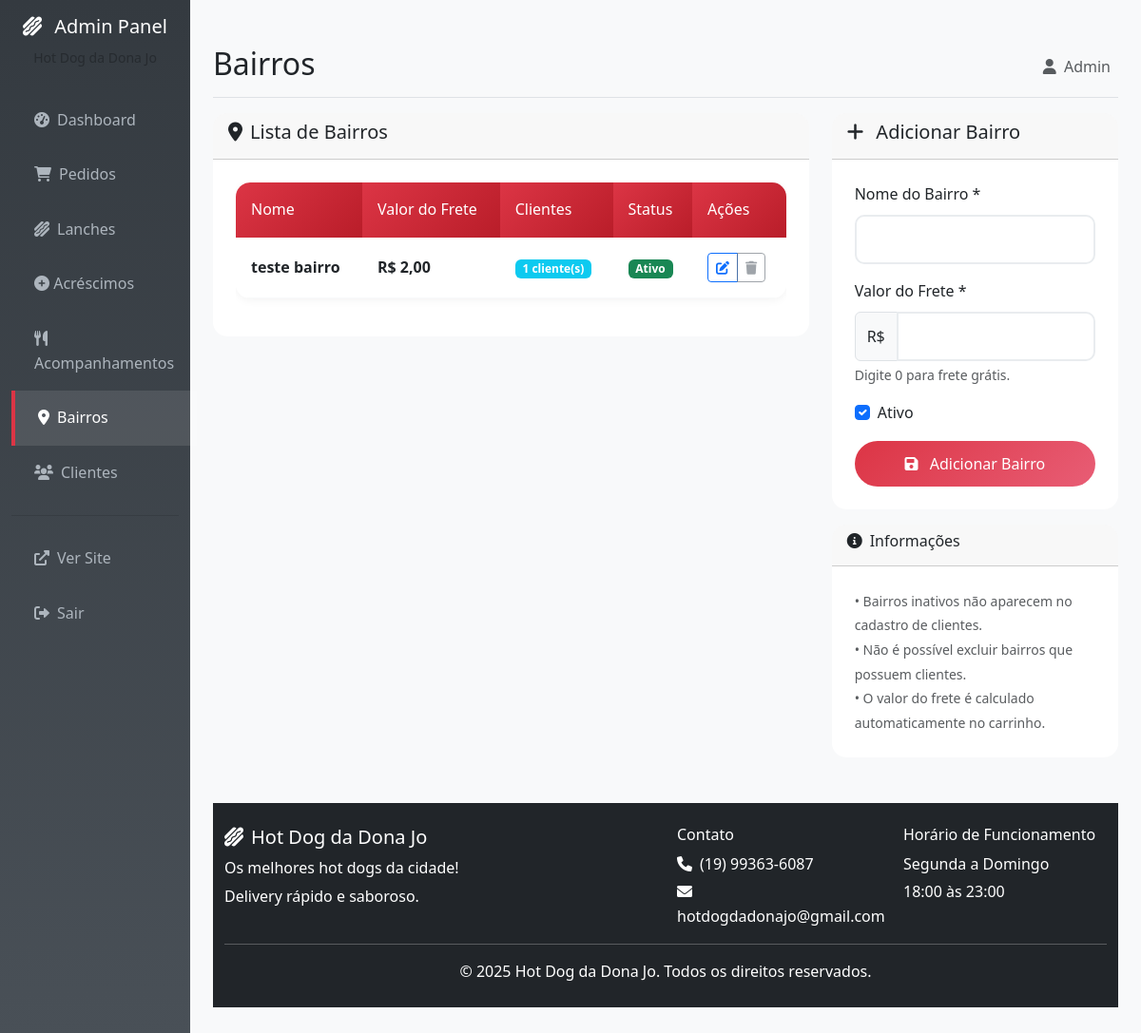
/admin/bairros.php (signed in), run on the app's committed database.
### tables this page shows
CREATE TABLE `bairros` (
  `id` int(11) NOT NULL,
  `nome` varchar(100) NOT NULL,
  `valor_frete` decimal(10,2) NOT NULL DEFAULT 0.00,
  `ativo` tinyint(1) DEFAULT 1,
  `created_at` datetime DEFAULT current_timestamp()
);

### includes/functions.php (called while the page is built, shortened)
<?php
function formatPrice($price) {
    return 'R$ ' . number_format($price, 2, ',', '.');
}
?>

### admin/bairros.php (the view, shortened to what this page needs)
<?php
include 'includes/auth.php';
$stmt = $pdo->query("
    SELECT b.*, COUNT(c.id) as total_clientes
    FROM bairros b
    LEFT JOIN clientes c ON b.id = c.bairro_id
    GROUP BY b.id
    ORDER BY b.nome
");
$bairros = $stmt->fetchAll();
$editing_bairro = null;
?>
<div class="row">
    <div class="col-lg-8">
        <div class="card">
            <div class="card-header">
                <h5><i class="fas fa-map-marker-alt me-2"></i>Lista de Bairros</h5>
            </div>
            <div class="card-body">
                <?php if (empty($bairros)): ?>
                <p class="text-muted text-center">Nenhum bairro cadastrado</p>
                <?php else: ?>
                <div class="table-responsive">
                    <table class="table">
                        <thead>
                            <tr>
                                <th>Nome</th>
                                <th>Valor do Frete</th>
                                <th>Clientes</th>
                                <th>Status</th>
                                <th>Ações</th>
                            </tr>
                        </thead>
                        <tbody>
                            <?php foreach ($bairros as $bairro): ?>
                            <tr>
                                <td>
                                    <strong><?= htmlspecialchars($bairro['nome']) ?></strong>
                                </td>
                                <td>
                                    <strong><?= formatPrice($bairro['valor_frete']) ?></strong>
                                </td>
                                <td>
                                    <span class="badge bg-info"><?= $bairro['total_clientes'] ?> cliente(s)</span>
                                </td>
                                <td>
                                    <span class="badge <?= $bairro['ativo'] ? 'bg-success' : 'bg-secondary' ?>">
                                        <?= $bairro['ativo'] ? 'Ativo' : 'Inativo' ?>
                                    </span>
                                </td>
                                <td>
                                    <div class="btn-group" role="group">
                                        <a href="?edit=<?= $bairro['id'] ?>" class="btn btn-sm btn-outline-primary">
                                            <i class="fas fa-edit"></i>
                                        </a>
                                        <?php if ($bairro['total_clientes'] == 0): ?>
                                        <button type="button" class="btn btn-sm btn-outline-danger"
                                                onclick="deleteBairro(<?= $bairro['id'] ?>)">
                                            <i class="fas fa-trash"></i>
                                        </button>
                                        <?php else: ?>
                                        <button type="button" class="btn btn-sm btn-outline-secondary"
                                                title="Não é possível excluir bairro com clientes" disabled>
                                            <i class="fas fa-trash"></i>
                                        </button>
                                        <?php endif; ?>
                                    </div>
                                </td>
                            </tr>
                            <?php endforeach; ?>
                        </tbody>
                    </table>
                </div>
                <?php endif; ?>
            </div>
        </div>
    </div>
    <div class="col-lg-4">
        <div class="card">
            <div class="card-header">
                <h5>
                    <i class="fas fa-<?= $editing_bairro ? 'edit' : 'plus' ?> me-2"></i>
                    <?= $editing_bairro ? 'Editar' : 'Adicionar' ?> Bairro
                </h5>
            </div>
            <div class="card-body">
                <form method="POST" class="needs-validation" novalidate>
                    <div class="mb-3">
                        <label for="nome" class="form-label">Nome do Bairro *</label>
                        <input type="text" class="form-control" id="nome" name="nome"
                               value="<?= htmlspecialchars($editing_bairro['nome'] ?? '') ?>" required>
                    </div>
                    <div class="mb-3">
                        <label for="valor_frete" class="form-label">Valor do Frete *</label>
                        <div class="input-group">
                            <span class="input-group-text">R$</span>
                            <input type="number" class="form-control" id="valor_frete" name="valor_frete"
                                   step="0.01" min="0"
                                   value="<?= $editing_bairro['valor_frete'] ?? '' ?>" required>
                        </div>
                        <div class="form-text">Digite 0 para frete grátis.</div>
                    </div>
                    <div class="mb-3">
                        <div class="form-check">
                            <input class="form-check-input" type="checkbox" id="ativo" name="ativo"
                                   <?= ($editing_bairro['ativo'] ?? 1) ? 'checked' : '' ?>>
                            <label class="form-check-label" for="ativo">
                                Ativo
                            </label>
                        </div>
                    </div>
                    <div class="d-grid gap-2">
                        <button type="submit" class="btn btn-primary">
                            <i class="fas fa-save me-2"></i>
                            <?= $editing_bairro ? 'Atualizar' : 'Adicionar' ?> Bairro
                        </button>
                    </div>
                </form>
            </div>
        </div>
        <div class="card mt-3">
            <div class="card-header">
                <h6><i class="fas fa-info-circle me-2"></i>Informações</h6>
            </div>
            <div class="card-body">
                <small class="text-muted">
                    • Bairros inativos não aparecem no cadastro de clientes.<br>
                    • Não é possível excluir bairros que possuem clientes.<br>
                    • O valor do frete é calculado automaticamente no carrinho.
                </small>
            </div>
        </div>
    </div>
</div>
<?php include '../includes/footer.php'; ?>

### assets/css/style.css (style rules this page uses)
:root { --primary-color: #dc3545; --secondary-color: #ffc107; --success-color: #28a745; --info-color: #17a2b8; --warning-color: #fd7e14; --danger-color: #dc3545; --dark-color: #343a40; --light-color: #f8f9fa; --font-family: 'Segoe UI', Tahoma, Geneva, Verdana, sans-serif; }
body { font-family: var(--font-family); background-color: #f5f5f5; line-height: 1.6; }
.card { border: none; border-radius: 15px; transition: all 0.3s ease; overflow: hidden; }
.card-body { padding: 1.5rem; }
.btn-primary { background: linear-gradient(135deg, var(--primary-color), #e85d75); border: none; border-radius: 25px; padding: 0.75rem 1.5rem; font-weight: 500; transition: all 0.3s ease; }
.form-control { border-radius: 10px; border: 2px solid #e9ecef; padding: 0.75rem 1rem; transition: all 0.3s ease; }
.table { background: white; border-radius: 15px; overflow: hidden; box-shadow: 0 2px 10px rgba(0,0,0,0.05); }
.table thead th { background: linear-gradient(135deg, var(--primary-color), #b91d29); color: white; border: none; padding: 1rem; font-weight: 500; }
.table tbody td { padding: 1rem; vertical-align: middle; border-bottom: 1px solid #f8f9fa; }

### data on the page
bairros: nome "teste bairro", valor_frete "R$ 2,00", total_clientes "1", ativo "Ativo"

### other printed values
$page_title "Bairros"
$_SESSION['admin_nome'] "Admin"
